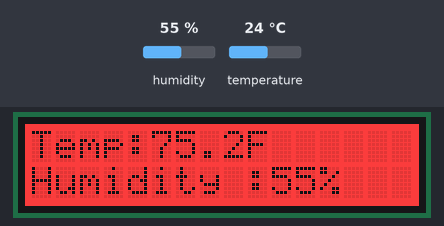
The program below on a simulated Raspberry Pi (BCM pin numbers) with a GrovePi. On the bench: 16×2 character LCD. The inputs (shaded band) are chosen by the test bench; at power-on: humidity 55 %, temperature 24 °C. What the program prints to the terminal is not drawn.

Above: at 0.5 s.

The program:

grovepi_lcd_dht.py
```python
# grovepi_lcd_dht.py
#
# This is an project for using the Grove RGB_LED Display and the Grove DHT Sensor from the GrovePi starter kit
#
# In this project, the Temperature and humidity from the DHT sensor is printed on the RGB_LCD Display
'''
The MIT License (MIT)

GrovePi for the Raspberry Pi: an open source platform for connecting Grove Sensors to the Raspberry Pi.
Copyright (C) 2017  Dexter Industries

Permission is hereby granted, free of charge, to any person obtaining a copy
of this software and associated documentation files (the "Software"), to deal
in the Software without restriction, including without limitation the rights
to use, copy, modify, merge, publish, distribute, sublicense, and/or sell
copies of the Software, and to permit persons to whom the Software is
furnished to do so, subject to the following conditions:

The above copyright notice and this permission notice shall be included in
all copies or substantial portions of the Software.

THE SOFTWARE IS PROVIDED "AS IS", WITHOUT WARRANTY OF ANY KIND, EXPRESS OR
IMPLIED, INCLUDING BUT NOT LIMITED TO THE WARRANTIES OF MERCHANTABILITY,
FITNESS FOR A PARTICULAR PURPOSE AND NONINFRINGEMENT. IN NO EVENT SHALL THE
AUTHORS OR COPYRIGHT HOLDERS BE LIABLE FOR ANY CLAIM, DAMAGES OR OTHER
LIABILITY, WHETHER IN AN ACTION OF CONTRACT, TORT OR OTHERWISE, ARISING FROM,
OUT OF OR IN CONNECTION WITH THE SOFTWARE OR THE USE OR OTHER DEALINGS IN
THE SOFTWARE.
'''

import decimal
from grovepi import *
from grove_rgb_lcd import *

dht_sensor_port = 7     # Connect the DHt sensor to port 7
lastTemp = 0.1          # initialize a floating point temp variable
lastHum = 0.1           # initialize a floating Point humidity variable
tooLow = 62.0           # Lower limit in fahrenheit
justRight = 68.0        # Perfect Temp in fahrenheit
tooHigh = 74.0          # Temp Too high


# Function Definitions
def CtoF( tempc ):
   "This converts celcius to fahrenheit"
   tempf = round((tempc * 1.8) + 32, 2);
   return tempf;

def FtoC( tempf ):
   "This converts fahrenheit to celcius"
   tempc = round((tempf - 32) / 1.8, 2)
   return tempc;

def calcColorAdj(variance):     # Calc the adjustment value of the background color
    "Because there is 6 degrees mapping to 255 values, 42.5 is the factor for 12 degree spread"
    factor = 42.5;
    adj = abs(int(factor * variance));
    if adj > 255:
        adj = 255;
    return adj;

def calcBG(ftemp):
    "This calculates the color value for the background"
    variance = ftemp - justRight;   # Calculate the variance
    adj = calcColorAdj(variance);   # Scale it to 8 bit int
    bgList = [0,0,0]               # initialize the color array
    if(variance < 0):
        bgR = 0;                    # too cold, no red
        bgB = adj;                  # green and blue slide equally with adj
        bgG = 255 - adj;

    elif(variance == 0):             # perfect, all on green
        bgR = 0;
        bgB = 0;
        bgG = 255;

    elif(variance > 0):             #too hot - no blue
        bgB = 0;
        bgR = adj;                  # Red and Green slide equally with Adj
        bgG = 255 - adj;

    bgList = [bgR,bgG,bgB]          #build list of color values to return
    return bgList;

while True:

    try:
        temp = 0.01
        hum = 0.01
        [ temp,hum ] = dht(dht_sensor_port,1)       #Get the temperature and Humidity from the DHT sensor
                                                    #Change the second parameter to 0 when using DHT (instead of DHT Pro)
                                                    #You will get very large number values if you don't!
        if (CtoF(temp) != lastTemp) and (hum != lastHum) and not math.isnan(temp) and not math.isnan(hum):
                print("lowC : ",FtoC(tooLow),"C\t\t","rightC  : ", FtoC(justRight),"C\t\t","highC : ",FtoC(tooHigh),"C") # comment these three lines
                print("lowF : ",tooLow,"F\t\tjustRight : ",justRight,"F\t\ttoHigh : ",tooHigh,"F")                       # if no monitor display
                print("tempC : ", temp, "C\t\ttempF : ",CtoF(temp),"F\t\tHumidity =", hum,"%\r\n")

                lastHum = hum          # save temp & humidity values so that there is no update to the RGB LCD
                ftemp = CtoF(temp)     # unless the value changes
                lastTemp = ftemp       # this reduces the flashing of the display
                # print "ftemp = ",ftemp,"  temp = ",temp   # this was just for test and debug

                bgList = calcBG(ftemp)           # Calculate background colors

                t = str(ftemp)   # "stringify" the display values
                h = str(hum)
                # print "(",bgList[0],",",bgList[1],",",bgList[2],")"   # this was to test and debug color value list
                setRGB(bgList[0],bgList[1],bgList[2])   # parse our list into the color settings
                setText("Temp:" + t + "F      " + "Humidity :" + h + "%") # update the RGB LCD display

    except (IOError,TypeError) as e:
        print("Error" + str(e))
```
